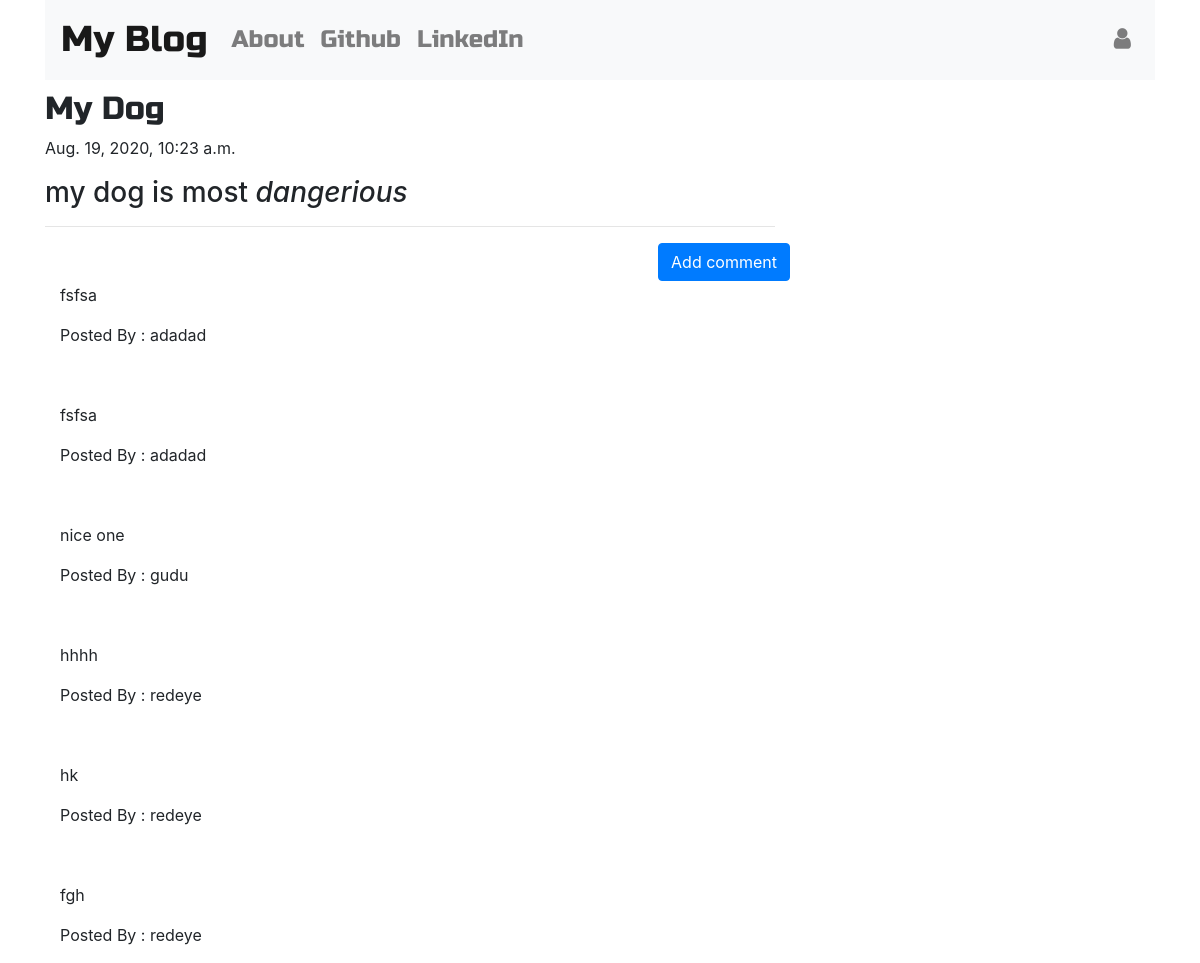
The app's page /post/4 with its own data.
### Blog/models.py (models this page shows, shortened)
class Post(models.Model):
    auther=models.ForeignKey('auth.User',on_delete=models.CASCADE)
    title=models.CharField(max_length=200)
    text=models.CharField(max_length=10000)
    create_date=models.DateTimeField(default=timezone.now)
    publish_date=models.DateTimeField(null=True,blank=True)

class Comments(models.Model):
    post=models.ForeignKey('Blog.Post',related_name='comments',on_delete=models.CASCADE)
    auther=models.CharField(max_length=200)
    text=models.CharField(max_length=5000)
    create_date=models.DateTimeField(default=timezone.now)
    approved_comment=models.BooleanField(default=False)

### Blog/views.py (the view)
# urls.py: url(r'post/(?P<pk>\d+)$',views.PostDetailView.as_view(),name='post_detail'),
class PostDetailView(DetailView):
    model=Post

### Blog/templates/Blog/post_detail.html (shortened to what this page needs)
{% extends 'Blog/base.html' %}
{% block body %}
    <h1 class="post_title">{{post.title}}</h1>
    {%if post.publish_date%}
        <div class="date postdate">
            {{post.publish_date}}
        </div>
    {% else %}
        <a class="btn btn-primary" href="{% url 'post_publish' pk=post.pk%}">Publish</a>
    {% endif %}
    <p class="postcontent">{{post.text|safe|linebreaksbr}}</p>
    <hr>
    <a class="btn btn-primary btn-comment" href="{% url 'add_comment_to_post' pk=post.pk %}">Add comment</a>
    <div class="container">
        {% for comment in post.comments.all %}
            <br>
            {% if user.is_authenticated or comment.approved_comment %}
                <p>{{comment.text|safe|linebreaksbr}}</p>
                <p>Posted By : {{comment.auther}}</p>
            {% endif %}
            {%empty%}
            <p>No comments</p>
        {% endfor %}
    </div>
{% endblock  %}

### Blog/templates/Blog/base.html (shortened to what this page needs)
<!DOCTYPE html>
{%load static%}
<html lang="en">
<head>
    <link rel="stylesheet" href="https://stackpath.bootstrapcdn.com/bootstrap/4.3.1/css/bootstrap.min.css"
>
    <link href="https://maxcdn.bootstrapcdn.com/font-awesome/4.7.0/css/font-awesome.min.css" rel="stylesheet">
    <link rel="stylesheet" href="//cdn.jsdelivr.net/npm/medium-editor@latest/dist/css/medium-editor.min.css"
        type="text/css" media="screen" charset="utf-8">
    <link rel="stylesheet" href="{% static 'css/Blog.css' %}">
</head>
<body>
    <div class="container">
        <nav class="navbar navbar-expand-lg navbar-light bg-light techfont">
            <a class="navbar-brand bigbrand" href="{% url 'post_list' %}">My Blog</a>
            <div class="collapse navbar-collapse" id="navbarSupportedContent">
                <ul class="navbar-nav mr-auto align-items-center">
                    <li class="nav-item"><a class="nav-link" href="{% url 'about' %}">About</a></li>
                    <li class="nav-item"><a class="nav-link" href="https://www.github.com">Github</a></li>
                    <li class="nav-item"><a class="nav-link" href="https://www.linkedin.com">LinkedIn</a></li>
                </ul>
                <ul class="navbar-nav navbar-right align-items-center ml-auto">
                    {% if user.is_authenticated %}
                    <li class="nav-item">
                        <a class="nav-link" href="{% url 'post_new' %}">New Post</a>
                    </li>
                    <li class="nav-item">
                        <a class="nav-link" href="{% url 'post_draft_list' %}">Drafts</a>
                    </li>
                    <li class="nav-item">
                        <a class="nav-link" href="{% url 'logout' %}">Log Out</a>
                    </li>
                    <li class="nav-item mx-2 my-3 ">
                        <h4 class="">{{user.username}}</h4>
                    </li>
                    {% else %}
                    <a class="nav-item nav-link" href="{% url 'login' %}" aria-label="Login">
                        <span class="fa fa-user" aria-hidden="true"></span></a>
                    {% endif %}
                </ul>
            </div>
        </nav>
    </div>
    <div class="content container loader">
        <div class="row">
            <div class="col-md-8">
                <div class="blog_posts">
                    {% block body %}
                    {% endblock  %}
                </div>
            </div>
        </div>
    </div>
</body>
</html>

### Blog/static/css/Blog.css (style rules this page uses)
.techfont { font-family: 'Russo One', sans-serif; font-size: 1.5em; margin-bottom:10px ; }
.bigbrand { font-size: 1.5em; }
.post_title { font-family: 'Russo One', sans-serif; font-size: 2em; }
.postcontent { font-family: 'Montserrat'; font-size: 1.5em; }
.btn-comment { position: absolute; right: 0px; }
.loader { filter: hue-rotate(0deg); color: linear-gradient(45deg, #0f8, #08f); animation: hue 10000ms infinite linear; }

### records on screen
Post: title "My Dog", publish_date "Aug. 19, 2020, 10:23 a.m.", text "my dog is most dangerious"
Comments: text "fsfsa", auther "adadad"
Comments: text "fsfsa", auther "adadad"
Comments: text "nice one", auther "gudu"
Comments: text "hhhh", auther "redeye"
Comments: text "hk", auther "redeye"
Comments: text "fgh", auther "redeye"
